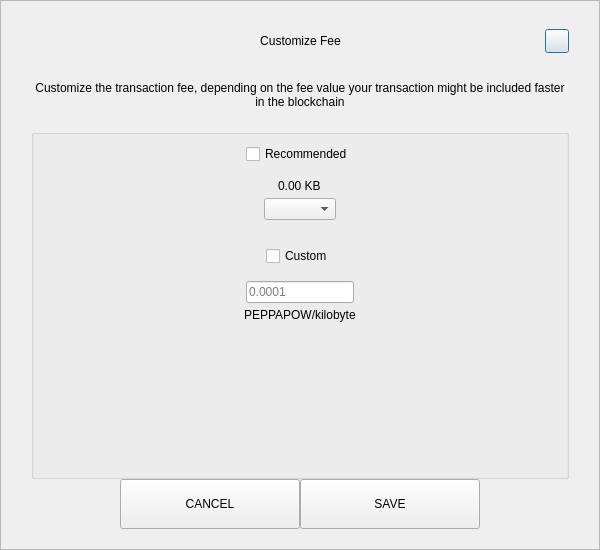
<?xml version="1.0" encoding="UTF-8"?>
<ui version="4.0">
 <class>SendCustomFeeDialog</class>
 <widget class="QDialog" name="SendCustomFeeDialog">
  <property name="geometry">
   <rect>
    <x>0</x>
    <y>0</y>
    <width>600</width>
    <height>550</height>
   </rect>
  </property>
  <property name="windowTitle">
   <string>Form</string>
  </property>
  <layout class="QVBoxLayout" name="verticalLayout_3">
   <property name="spacing">
    <number>0</number>
   </property>
   <property name="leftMargin">
    <number>0</number>
   </property>
   <property name="topMargin">
    <number>0</number>
   </property>
   <property name="rightMargin">
    <number>0</number>
   </property>
   <property name="bottomMargin">
    <number>0</number>
   </property>
   <item>
    <widget class="QFrame" name="frame">
     <property name="styleSheet">
      <string notr="true"/>
     </property>
     <property name="frameShape">
      <enum>QFrame::StyledPanel</enum>
     </property>
     <property name="frameShadow">
      <enum>QFrame::Raised</enum>
     </property>
     <layout class="QVBoxLayout" name="verticalLayout_2">
      <property name="spacing">
       <number>0</number>
      </property>
      <property name="leftMargin">
       <number>30</number>
      </property>
      <property name="topMargin">
       <number>20</number>
      </property>
      <property name="rightMargin">
       <number>30</number>
      </property>
      <property name="bottomMargin">
       <number>20</number>
      </property>
      <item>
       <layout class="QHBoxLayout" name="horizontalLayout_3">
        <property name="spacing">
         <number>0</number>
        </property>
        <item>
         <spacer name="horizontalSpacer_21">
          <property name="orientation">
           <enum>Qt::Horizontal</enum>
          </property>
          <property name="sizeHint" stdset="0">
           <size>
            <width>40</width>
            <height>20</height>
           </size>
          </property>
         </spacer>
        </item>
        <item>
         <widget class="QLabel" name="labelTitle">
          <property name="minimumSize">
           <size>
            <width>0</width>
            <height>40</height>
           </size>
          </property>
          <property name="maximumSize">
           <size>
            <width>16777215</width>
            <height>40</height>
           </size>
          </property>
          <property name="styleSheet">
           <string notr="true">padding-left:24px;</string>
          </property>
          <property name="text">
           <string>Customize Fee</string>
          </property>
          <property name="alignment">
           <set>Qt::AlignCenter</set>
          </property>
          <property name="margin">
           <number>7</number>
          </property>
         </widget>
        </item>
        <item>
         <spacer name="horizontalSpacer">
          <property name="orientation">
           <enum>Qt::Horizontal</enum>
          </property>
          <property name="sizeHint" stdset="0">
           <size>
            <width>40</width>
            <height>20</height>
           </size>
          </property>
         </spacer>
        </item>
        <item>
         <widget class="QPushButton" name="btnEsc">
          <property name="minimumSize">
           <size>
            <width>24</width>
            <height>24</height>
           </size>
          </property>
          <property name="maximumSize">
           <size>
            <width>24</width>
            <height>24</height>
           </size>
          </property>
          <property name="text">
           <string/>
          </property>
         </widget>
        </item>
       </layout>
      </item>
      <item>
       <spacer name="verticalSpacer_2">
        <property name="orientation">
         <enum>Qt::Vertical</enum>
        </property>
        <property name="sizeType">
         <enum>QSizePolicy::Fixed</enum>
        </property>
        <property name="sizeHint" stdset="0">
         <size>
          <width>20</width>
          <height>20</height>
         </size>
        </property>
       </spacer>
      </item>
      <item>
       <widget class="QLabel" name="labelMessage">
        <property name="text">
         <string>Customize the transaction fee, depending on the fee value your transaction might be included faster in the blockchain</string>
        </property>
        <property name="alignment">
         <set>Qt::AlignCenter</set>
        </property>
        <property name="wordWrap">
         <bool>true</bool>
        </property>
       </widget>
      </item>
      <item>
       <spacer name="verticalSpacer_3">
        <property name="orientation">
         <enum>Qt::Vertical</enum>
        </property>
        <property name="sizeType">
         <enum>QSizePolicy::Fixed</enum>
        </property>
        <property name="sizeHint" stdset="0">
         <size>
          <width>20</width>
          <height>20</height>
         </size>
        </property>
       </spacer>
      </item>
      <item>
       <widget class="QGroupBox" name="groupBox">
        <property name="title">
         <string/>
        </property>
        <layout class="QVBoxLayout" name="verticalLayout">
         <property name="leftMargin">
          <number>12</number>
         </property>
         <property name="rightMargin">
          <number>12</number>
         </property>
         <item>
          <layout class="QVBoxLayout" name="verticalLayout_4">
           <property name="spacing">
            <number>5</number>
           </property>
           <item alignment="Qt::AlignHCenter">
            <widget class="QCheckBox" name="checkBoxRecommended">
             <property name="text">
              <string>Recommended</string>
             </property>
            </widget>
           </item>
           <item>
            <spacer name="verticalSpacer_5">
             <property name="orientation">
              <enum>Qt::Vertical</enum>
             </property>
             <property name="sizeType">
              <enum>QSizePolicy::Fixed</enum>
             </property>
             <property name="sizeHint" stdset="0">
              <size>
               <width>20</width>
               <height>10</height>
              </size>
             </property>
            </spacer>
           </item>
           <item alignment="Qt::AlignHCenter">
            <widget class="QLabel" name="labelFee">
             <property name="text">
              <string>0.00 KB</string>
             </property>
            </widget>
           </item>
           <item alignment="Qt::AlignHCenter">
            <widget class="QComboBox" name="comboBoxRecommended"/>
           </item>
          </layout>
         </item>
         <item>
          <spacer name="verticalSpacer">
           <property name="orientation">
            <enum>Qt::Vertical</enum>
           </property>
           <property name="sizeType">
            <enum>QSizePolicy::Fixed</enum>
           </property>
           <property name="sizeHint" stdset="0">
            <size>
             <width>20</width>
             <height>20</height>
            </size>
           </property>
          </spacer>
         </item>
         <item>
          <layout class="QVBoxLayout" name="verticalLayout_5">
           <property name="spacing">
            <number>5</number>
           </property>
           <item alignment="Qt::AlignHCenter">
            <widget class="QCheckBox" name="checkBoxCustom">
             <property name="text">
              <string>Custom</string>
             </property>
            </widget>
           </item>
           <item>
            <spacer name="verticalSpacer_6">
             <property name="orientation">
              <enum>Qt::Vertical</enum>
             </property>
             <property name="sizeType">
              <enum>QSizePolicy::Fixed</enum>
             </property>
             <property name="sizeHint" stdset="0">
              <size>
               <width>20</width>
               <height>10</height>
              </size>
             </property>
            </spacer>
           </item>
           <item alignment="Qt::AlignHCenter">
            <widget class="QLineEdit" name="lineEditCustomFee">
             <property name="placeholderText">
              <string notr="true">0.0001</string>
             </property>
            </widget>
           </item>
           <item alignment="Qt::AlignHCenter">
            <widget class="QLabel" name="labelCustomFee">
             <property name="text">
              <string>PEPPAPOW/kilobyte</string>
             </property>
            </widget>
           </item>
          </layout>
         </item>
         <item>
          <spacer name="verticalSpacer_4">
           <property name="orientation">
            <enum>Qt::Vertical</enum>
           </property>
           <property name="sizeHint" stdset="0">
            <size>
             <width>20</width>
             <height>40</height>
            </size>
           </property>
          </spacer>
         </item>
        </layout>
       </widget>
      </item>
      <item>
       <layout class="QHBoxLayout" name="horizontalLayout" stretch="1,2,2,1">
        <item>
         <spacer name="horizontalSpacer1">
          <property name="orientation">
           <enum>Qt::Horizontal</enum>
          </property>
          <property name="sizeHint" stdset="0">
           <size>
            <width>40</width>
            <height>20</height>
           </size>
          </property>
         </spacer>
        </item>
        <item>
         <widget class="QPushButton" name="btnCancel">
          <property name="minimumSize">
           <size>
            <width>180</width>
            <height>50</height>
           </size>
          </property>
          <property name="focusPolicy">
           <enum>Qt::NoFocus</enum>
          </property>
          <property name="text">
           <string>CANCEL</string>
          </property>
         </widget>
        </item>
        <item>
         <widget class="QPushButton" name="btnSave">
          <property name="minimumSize">
           <size>
            <width>180</width>
            <height>50</height>
           </size>
          </property>
          <property name="focusPolicy">
           <enum>Qt::NoFocus</enum>
          </property>
          <property name="text">
           <string>SAVE</string>
          </property>
         </widget>
        </item>
        <item>
         <spacer name="horizontalSpacer_2">
          <property name="orientation">
           <enum>Qt::Horizontal</enum>
          </property>
          <property name="sizeHint" stdset="0">
           <size>
            <width>40</width>
            <height>20</height>
           </size>
          </property>
         </spacer>
        </item>
       </layout>
      </item>
     </layout>
    </widget>
   </item>
  </layout>
 </widget>
 <resources/>
 <connections/>
</ui>
